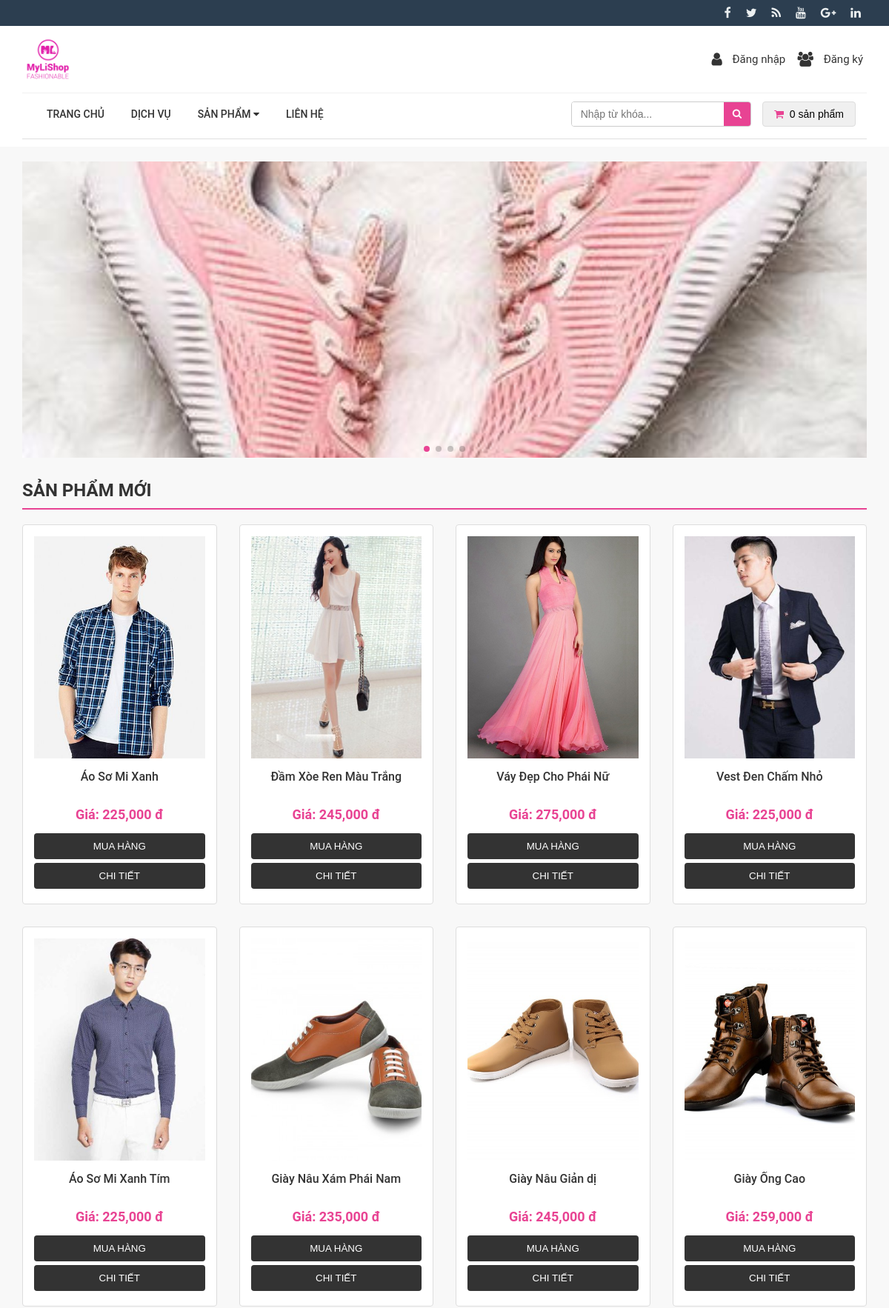
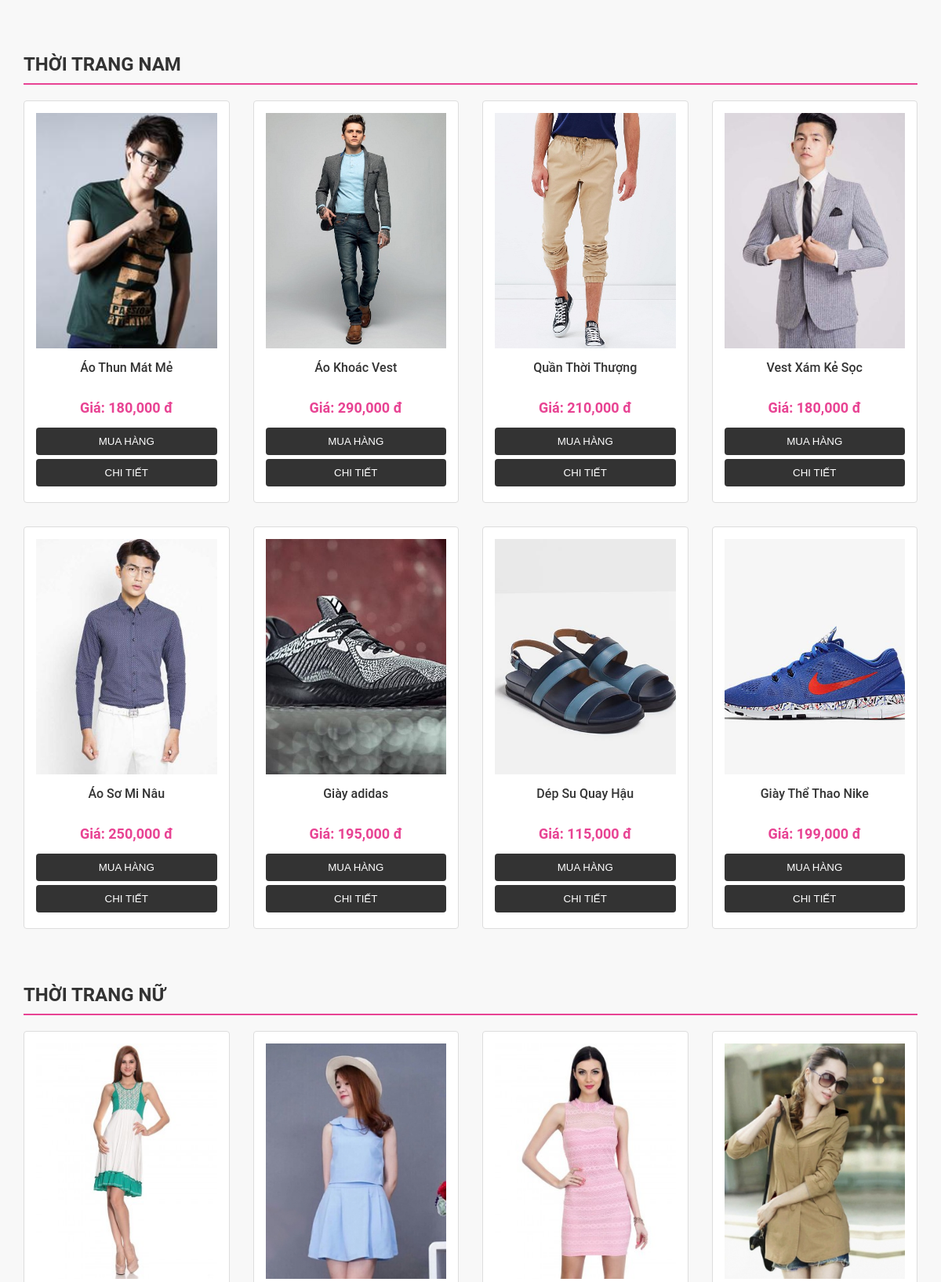
The page /php/model/index.php (signed in, upper part) on the database its author committed (2 pictures, top to bottom).
### tables this page shows
CREATE TABLE `slides` (
    `id` int(11) NOT NULL,
    `image` varchar(255) NOT NULL,
    `status` int(2) NOT NULL
);

CREATE TABLE `products` (
    `id` int(11) NOT NULL,
    `name` varchar(255) NOT NULL,
    `category_id` int(11) NOT NULL,
    `image` varchar(255) NOT NULL,
    `description` text NOT NULL,
    `price` float NOT NULL,
    `saleprice` float NOT NULL,
    `created` date NOT NULL,
    `quantity` int(11) NOT NULL,
    `keyword` varchar(45) DEFAULT NULL,
    `status` int(11) DEFAULT NULL
);

### php/model/index.php (the view, shortened to what this page needs)
<!DOCTYPE html>
<html lang="en">
<head>
    <link rel="stylesheet" type="text/css" href="../../css/model.css">
    <link rel="stylesheet" type="text/css" href="https://cdnjs.cloudflare.com/ajax/libs/font-awesome/4.7.0/css/font-awesome.min.css">
    <link rel="stylesheet" href="https://unpkg.com/swiper/swiper-bundle.min.css" />
</head>
<body>
    <?php
    include("header.php");
    include("banner.php");
    ?>
    <main class="main-content">
        <div class="container">
            <div class="index">
                <div class="index__category">
                    <div class="index__header">
                        <h3 class="index__title">SẢN PHẨM MỚI</h3>
                    </div>
                    <div class="index__grid">
                        <?php
                        $sql = "SELECT id,image,name,price FROM products WHERE category_id=3 AND status = 0";
                        $result = mysqli_query($conn, $sql);
                        while ($kq = mysqli_fetch_assoc($result)) {
                        ?>
                            <div class="index__item">
                                <div class="index__card">
                                    <div class="index__image-wrapper">
                                        <img class="index__image" src="<?php echo "../../" . $kq['image']; ?>" alt="<?php echo $kq['name']; ?>">
                                    </div>
                                    <div class="index__name">
                                        <?php echo $kq['name']; ?>
                                    </div>
                                    <div class="index__price">
                                        Giá: <?php echo number_format($kq['price']); ?> đ
                                    </div>
                                    <div class="index__actions">
                                        <a href="_cart.php?id=<?php echo $kq['id']; ?>">
                                            <button type="button" class="index__button">
                                                Mua hàng
                                            </button>
                                        </a>
                                        <a href="detail.php?id=<?php echo $kq['id']; ?>">
                                            <button type="button" class="index__button">Chi tiết</button>
                                        </a>
                                    </div>
                                </div>
                            </div>
                        <?php } ?>
                    </div>
                </div>
                <div class="index__category">
                    <div class="index__header">
                        <h3 class="index__title">Thời Trang Nam</h3>
                    </div>
                    <div class="index__grid">
                        <?php
                        $sql = "SELECT id,image,name,price FROM products WHERE category_id=1 LIMIT 8";
                        $result = mysqli_query($conn, $sql);
                        while ($kq = mysqli_fetch_assoc($result)) {
                        ?>
                            <div class="index__item">
                                <div class="index__card">
                                    <div class="index__image-wrapper">
                                        <img class="index__image" src="<?php echo "../../" . $kq['image']; ?>" alt="<?php echo $kq['name']; ?>">
                                    </div>
                                    <div class="index__name">
                                        <?php echo $kq['name']; ?>
                                    </div>
                                    <div class="index__price">
                                        Giá: <?php echo number_format($kq['price']); ?> đ
                                    </div>
                                    <div class="index__actions">
                                        <a href="_cart.php?id=<?php echo $kq['id']; ?>">
                                            <button type="button" class="index__button">
                                                Mua hàng
                                            </button>
                                        </a>
                                        <a href="detail.php?id=<?php echo $kq['id'] ?>">
                                            <button type="button" class="index__button">Chi Tiết</button>
                                        </a>
                                    </div>
                                </div>
                            </div>
                        <?php } ?>
                    </div>
                </div>
                <div class="index__category">
                    <div class="index__header">
                        <h3 class="index__title">Thời Trang Nữ</h3>
                    </div>
                    <div class="index__grid">
                        <?php
                        $sql = "SELECT id,image,name,price FROM products WHERE category_id=2 LIMIT 8";
                        $result = mysqli_query($conn, $sql);
                        while ($kq = mysqli_fetch_assoc($result)) {
                        ?>
                            <div class="index__item">
                                <div class="index__card">
                                    <div class="index__image-wrapper">
                                        <img class="index__image" src="<?php echo "../../" . $kq['image']; ?>" alt="<?php echo $kq['name']; ?>">
                                    </div>
                                </div>
                            </div>
                        <?php } ?>
                    </div>
                </div>
            </div>
        </div>
    </main>
</body>

### php/model/banner.php
<div class="container">
    <div class="banner-slider swiper wow fadeIn">
        <div class="swiper-wrapper">
            <?php
            require_once("connect.php");
            $sql = "SELECT image FROM slides WHERE status=2";
            $result = mysqli_query($conn, $sql);
            while ($kq = mysqli_fetch_assoc($result)) {
            ?>
                <div class="swiper-slide">
                    <img class="banner-slider__image" src="<?php echo "../../" . $kq['image']; ?>" alt="Banner Image">
                </div>
            <?php } ?>
        </div>
        <div class="swiper-pagination"></div>
    </div>
</div>

### css/model.css (style rules this page uses)
*, *::before, *::after { box-sizing: border-box; }
body { font-family: "Roboto", sans-serif; margin: 0; padding: 0; background-color: #f8f8f8; color: #333; }
a { text-decoration: none; color: #333; transition: color 0.3s ease; }
.container { padding-left: 30px; padding-right: 30px; margin-left: auto; margin-right: auto; }
.main-content { flex-grow: 1; }
.banner-slider { width: 100%; height: 400px; margin-top: 20px; }
.banner-slider .swiper-slide { text-align: center; font-size: 18px; background: #fff; display: flex; justify-content: center; align-items: center; }
.banner-slider__image { display: block; width: 100%; height: 100%; object-fit: cover; }
.index { margin-top: 30px; margin-bottom: 30px; }
.index__category { margin-bottom: 40px; }
.index__header { margin-bottom: 20px; border-bottom: 2px solid #e84393; padding-bottom: 10px; }
.index__title { font-size: 24px; font-weight: 700; text-transform: uppercase; margin: 0; color: #333; }
.index__grid { display: flex; flex-wrap: wrap; margin: 0 -15px; }
.index__item { padding: 0 15px; margin-bottom: 30px; width: 100%; }
.index__card { border: 1px solid #ddd; border-radius: 4px; background-color: #fff; text-align: center; padding: 15px; transition: box-shadow 0.3s ease, transform 0.3s ease; }
.index__image-wrapper { overflow: hidden; margin-bottom: 15px; }
.index__image { width: 100%; height: 300px; object-fit: cover; transition: transform 0.3s ease; }
.index__name { font-weight: 500; margin-bottom: 10px; height: 40px; overflow: hidden; }
.index__price { color: #e84393; font-weight: 700; font-size: 18px; margin-bottom: 15px; }
.index__actions a { display: block; margin-bottom: 5px; }
.index__button { width: 100%; background-color: #333; color: #fff; border: none; padding: 10px; border-radius: 4px; cursor: pointer; text-transform: uppercase; font-weight: 500; transition: background-color 0.3s ease; }
@media (min-width: 768px) { .index__item { flex: 0 0 50%; max-width: 50%; } }
@media (min-width: 992px) { .index__item { flex: 0 0 25%; max-width: 25%; } }

### rows shown on the page
slides: image (picture)
products: image (picture), name "Áo Sơ Mi Xanh", price "225,000"
products: image (picture), name "Đầm Xòe Ren Màu Trắng", price "245,000"
products: image (picture), name "Váy Đẹp Cho Phái Nữ", price "275,000"
products: image (picture), name "Vest Đen Chấm Nhỏ", price "225,000"
products: image (picture), name "Áo Sơ Mi Xanh Tím", price "225,000"
products: image (picture), name "Giày Nâu Xám Phái Nam", price "235,000"
products: image (picture), name "Giày Nâu Giản dị", price "245,000"
products: image (picture), name "Giày Ống Cao", price "259,000"
products: image (picture), name "Áo Thun Mát Mẻ", price "180,000"
products: image (picture), name "Áo Khoác Vest", price "290,000"
products: image (picture), name "Quần Thời Thượng", price "210,000"
products: image (picture), name "Vest Xám Kẻ Sọc", price "180,000"
products: image (picture), name "Áo Sơ Mi Nâu", price "250,000"
products: image (picture), name "Giày adidas", price "195,000"
products: image (picture), name "Dép Su Quay Hậu", price "115,000"
products: image (picture), name "Giày Thể Thao Nike", price "199,000"
products: image (picture)
products: image (picture)
products: image (picture)
products: image (picture)
